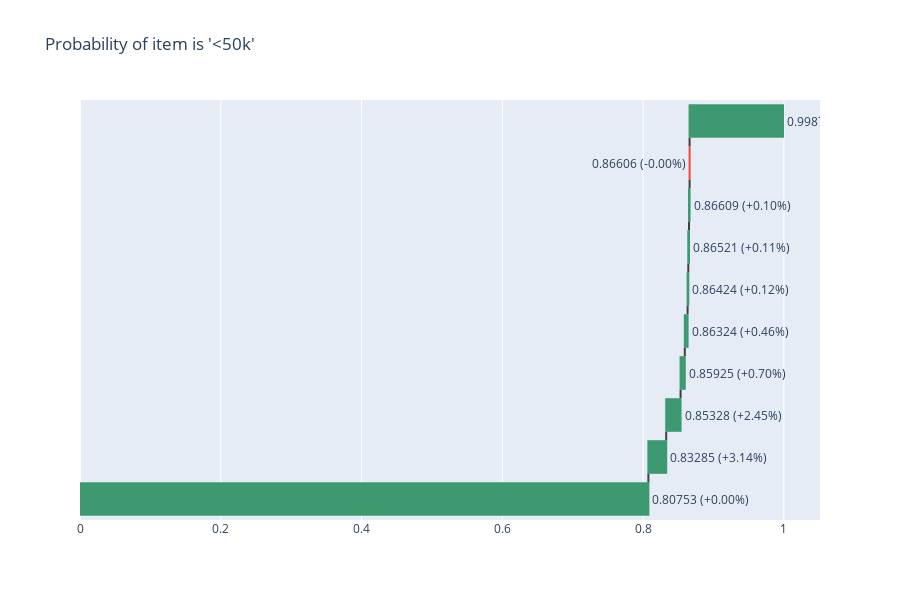

Source (notebook cell):
### Code cell
wf.plot_forces()

### Figure 1 — Plotly figure (JSON) as saved in the notebook; plotly's stock layout.template omitted (floating-point values rounded to 4 significant figures)
{"data": [{"connector": {"line": {"color": "rgb(63, 63, 63)"}}, "measure": ["relative", "relative", "relative", "relative", "relative", "relative", "relative", "relative", "relative", "relative"], "name": "20", "orientation": "h", "text": ["0.80753 (+0.00%)", "0.83285 (+3.14%)", "0.85328 (+2.45%)", "0.85925 (+0.70%)", "0.86324 (+0.46%)", "0.86424 (+0.12%)", "0.86521 (+0.11%)", "0.86609 (+0.10%)", "0.86606 (-0.00%)", "0.99878 (+15.33%)"], "textposition": "outside", "type": "waterfall", "x": [0.8075, 0.02532, 0.02043, 0.005976, 0.003988, 0.0009933, 0.0009742, 0.0008756, -3.02e-05, 0.1327], "y": ["model_mean", "marital-status ( Never-married)", "age (23)", "relationship ( Own-child)", "occupation (nan)", "race ( Black)", "workclass ( Private)", "fnlwgt (529223)", "education ( Bachelors)", "others and interconnections"]}], "layout": {"height": 600, "showlegend": false, "title": {"text": "\n Probability of item is '<50k'"}, "yaxis": {"showticklabels": false}}}
